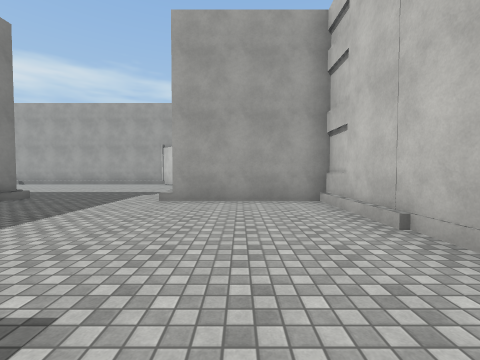
View 1 (above)

12 first-person views from a walk through a Unity game level. The camera is 1.4 m above the floor, tilts 2° down and sees 90° across. The floor is counted in squares, 2 m on a side. Each view is taken from the middle of a square. On the plan, view 1 faces up. The plan holds only what a view shows up to about 9 squares ahead; the rest is blank. The place goes on beyond the plan. The player character is not drawn. Surface patterns are stand-ins for the level's own textures.

View 2
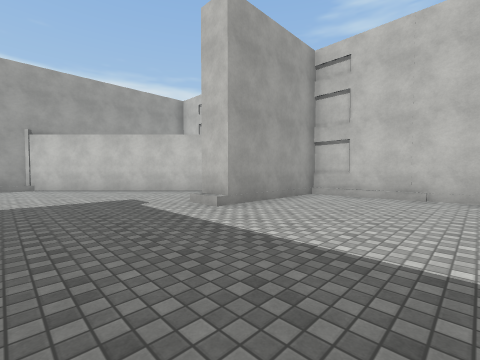

View 3
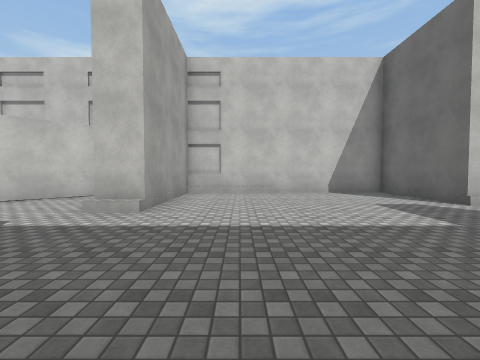

View 4
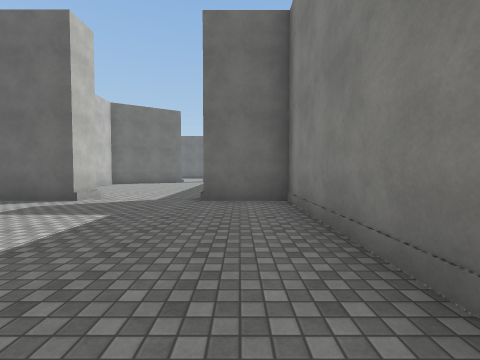

View 5
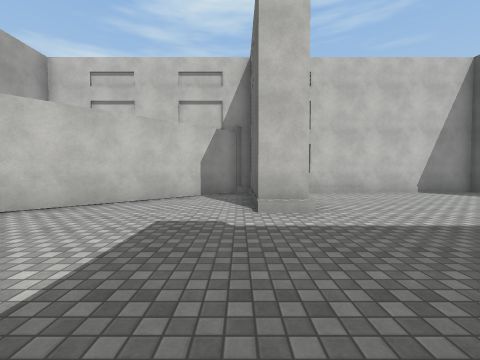

View 6
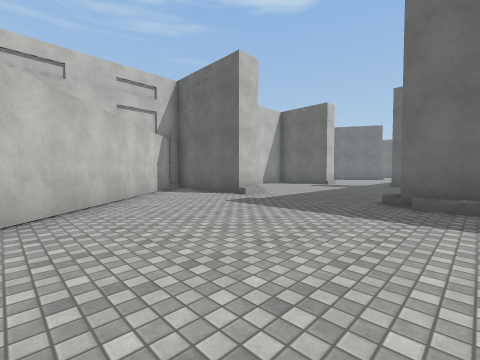

View 7
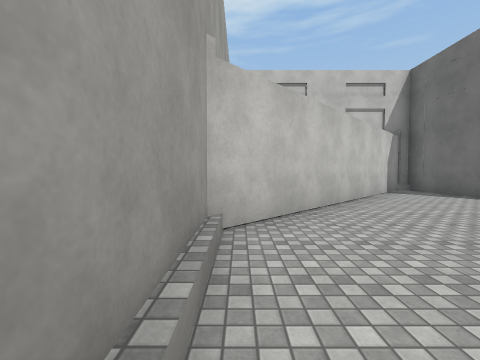

View 8
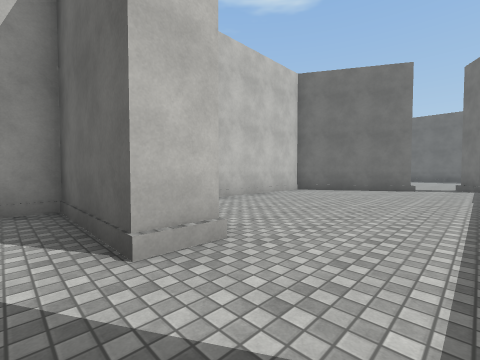

View 9
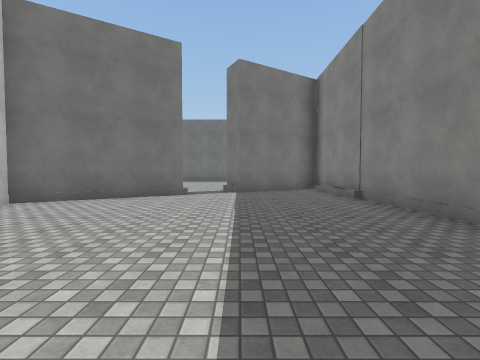

View 10
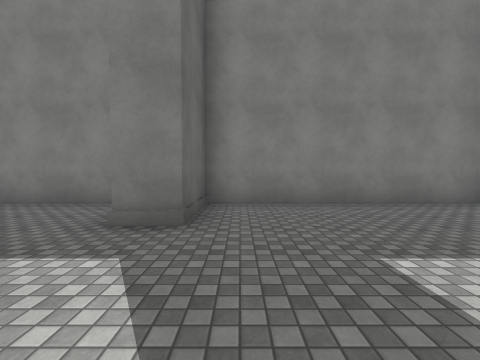

View 11
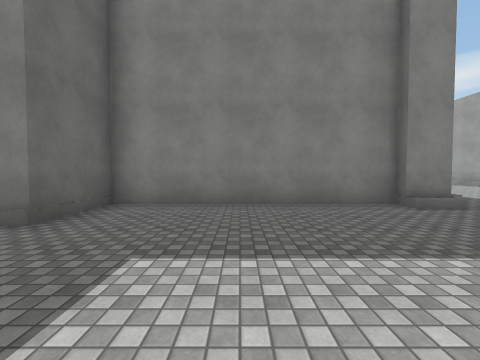

View 12
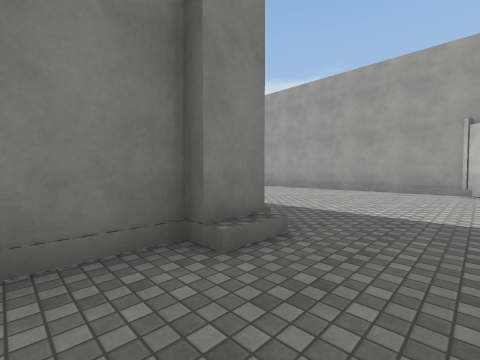

### Floor plan
Key: @ floor where view 1 was taken; # wall or solid block; . floor; / step, stairs or slope; O other object.
Columns run from 7 left of view 1 to 2 right of it. Each row starts with its distance up from view 1.
 14 ####
 13 ...##    O
 12 ....##   O
 11 .....##  O
 10 ......## O
  9 .......##O
  8 ........#O
  7 .........#
  6 #O....OOOO
  5 #........O
  4 #........O
  3 #........#
  2 #........#
  1 #........#
  0 #......@.#
 -1  OO...OOO#
 -2   ......
 -3 #........
 -4 #........#
 -5 #........#
 -6 #........#
 -7 #........#
 -8 #........#
 -9 #/......OO
-10  /....OO
-11  /....
-12 O/.OO.
-13  OOO

Where each view was taken, in squares from view 1:
view 1: 0 up, 0 right, facing up
view 2: 2 up, 5 left, facing up-right
view 3: 4 up, 6 left, facing right
view 4: 5 up, 5 left, facing down
view 5: 7 up, 6 left, facing right
view 6: 12 up, 7 left, facing down-right
view 7: 13 up, 7 left, facing right
view 8: 0 up, 3 left, facing down-right
view 9: 3 down, 3 left, facing down
view 10: 0 up, 1 left, facing left
view 11: 2 up, 1 left, facing left
view 12: 4 up, 4 left, facing up-left
